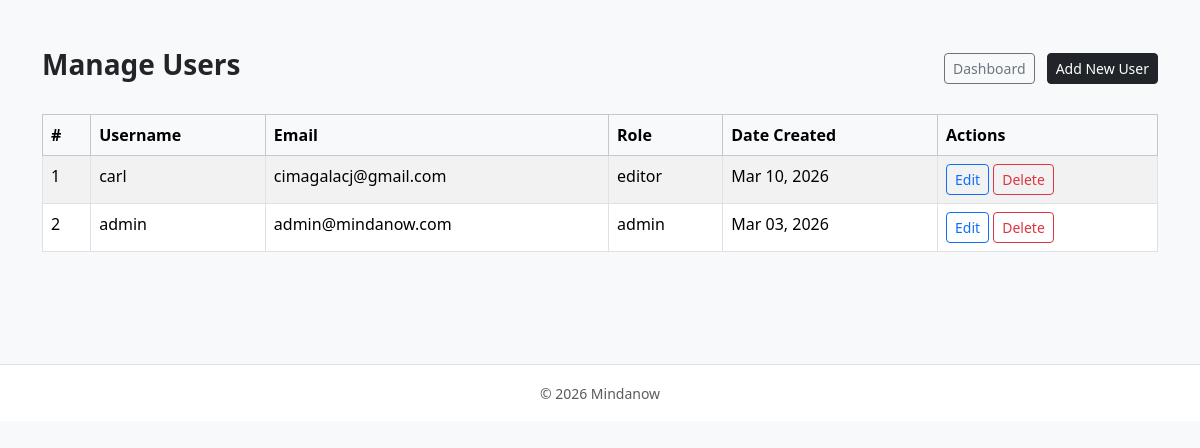
Screenshot of /Admin/users/index.php (signed in) with the database file from the repository.
### tables this page shows
CREATE TABLE `users` (
  `id` int(11) NOT NULL,
  `username` varchar(100) DEFAULT NULL,
  `email` varchar(100) DEFAULT NULL,
  `password` varchar(255) DEFAULT NULL,
  `role` enum('admin','editor') DEFAULT 'editor',
  `created_at` timestamp NOT NULL DEFAULT current_timestamp()
);

### Admin/users/index.php (the view, shortened to what this page needs)
<?php
require_once '../../includes/db.php';
$result = $conn->query("SELECT * FROM users ORDER BY created_at DESC");
?>
<?php include '../../includes/header.php'; ?>
<div class="container py-5">
    <div class="d-flex justify-content-between align-items-center mb-4">
        <h3 class="fw-semibold">Manage Users</h3>
        <div>
            <a href="/Mindanow/admin/dashboard.php" class="btn btn-outline-secondary btn-sm me-2">Dashboard</a>
            <a href="/Mindanow/admin/users/create.php" class="btn btn-dark btn-sm">Add New User</a>
        </div>
    </div>
    <?php if ($result->num_rows > 0): ?>
        <div class="table-responsive">
            <table class="table table-bordered table-striped">
                <thead class="table-light">
                    <tr>
                        <th>#</th>
                        <th>Username</th>
                        <th>Email</th>
                        <th>Role</th>
                        <th>Date Created</th>
                        <th>Actions</th>
                    </tr>
                </thead>
                <tbody>
                    <?php $count=1; while($row=$result->fetch_assoc()): ?>
                        <tr>
                            <td><?php echo $count++; ?></td>
                            <td><?php echo htmlspecialchars($row['username']); ?></td>
                            <td><?php echo htmlspecialchars($row['email']); ?></td>
                            <td><?php echo htmlspecialchars($row['role']); ?></td>
                            <td><?php echo date('M d, Y', strtotime($row['created_at'])); ?></td>
                            <td>
                                <a href="/Mindanow/admin/users/edit.php?id=<?php echo $row['id']; ?>" class="btn btn-sm btn-outline-primary">Edit</a>
                                <a href="/Mindanow/admin/users/delete.php?id=<?php echo $row['id']; ?>" class="btn btn-sm btn-outline-danger" onclick="return confirm('Are you sure you want to delete this user?');">Delete</a>
                            </td>
                        </tr>
                    <?php endwhile; ?>
                </tbody>
            </table>
        </div>
    <?php else: ?>
        <p class="text-muted">No users found. <a href="/Mindanow/admin/users/create.php">Add a new user</a>.</p>
    <?php endif; ?>
</div>
<?php include '../../includes/footer.php'; ?>

### rows the page displays
users: username "carl", email "cimagalacj@gmail.com", role "editor", created_at "Mar 10, 2026"
users: username "admin", email "admin@mindanow.com", role "admin", created_at "Mar 03, 2026"
